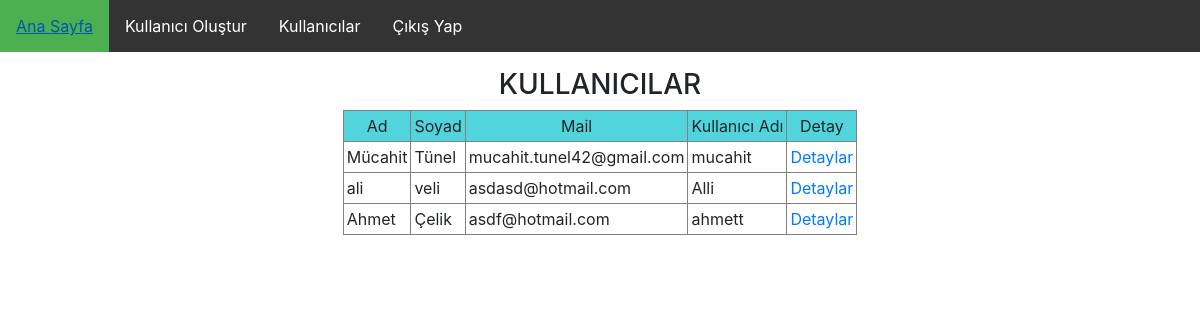
Page /kullanici_listele/ (signed in) on the earlier database version.
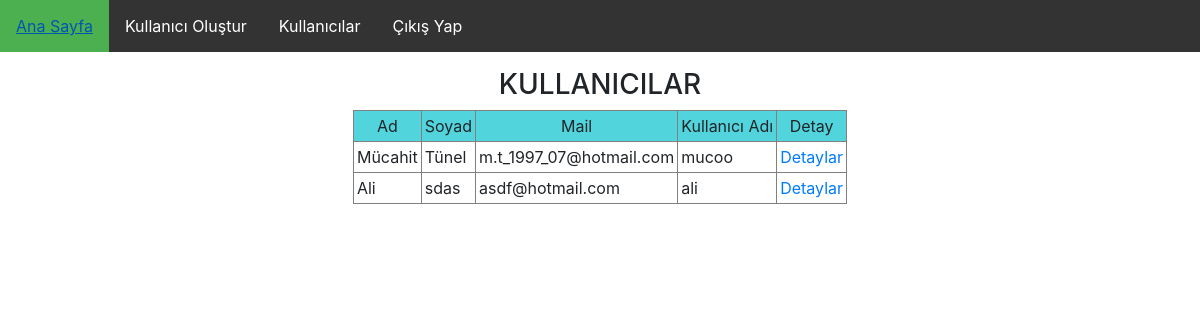
Same page on the later database version.
### Ortak/models.py (models this page shows, shortened)
class Kullanici(AbstractBaseUser):#Kullanıcı
    TC = models.BigIntegerField(unique=True)
    Kullanıcı_adı = models.CharField(max_length=20, unique=True, verbose_name='KULLANICI ADI')
    Ad = models.CharField(max_length=30, verbose_name='AD')
    Soyad = models.CharField(max_length=30,verbose_name='SOYAD')
    is_active = models.BooleanField(default=False)
    is_staff = models.BooleanField(default=False)
    e_Mail = models.EmailField(max_length=255, unique=True, verbose_name='E-POSTA ADRESİ')
    Rol = models.CharField(max_length=50, choices=Roller, verbose_name='ROL')
    Sifre = models.CharField(max_length=24, verbose_name='ŞİFRE')
    USERNAME_FIELD = 'e_Mail'
    REQUIRED_FIELDS = ['Kullanıcı_adı','TC']
    nesne = UserManager()

### Ortak/views.py (the view)
    def wrapper(request, *args, **kwargs):
        user = request.user
        if user.is_superuser:
            if user.is_superuser:
                return function(request, *args, **kwargs)
            else:
                raise Http404
        else:
            return redirect("Ortak:Giriş")

### Ortak/views.py (called while the page is built)
def admin_required(function):
    def wrapper(request, *args, **kwargs):
        user = request.user
        if user.is_superuser:
            if user.is_superuser:
                return function(request, *args, **kwargs)
            else:
                raise Http404
        else:
            return redirect("Ortak:Giriş")
    return wrapper

@admin_required
def kullanici_listele(request):
    kullanicilar = Kullanici.nesne.all()#UserManager nesnesinden tüm kullanıcı bilgilerini alıyoruz
    return render(request,'Ortak/kullanici_listele.html', {'kullanicilar':kullanicilar})

### template/Ortak/kullanici_listele.html (shortened to what this page needs)
{% extends 'base.html'%}
{% block body %}
<center>
   	<link rel="stylesheet" href="https://cdnjs.cloudflare.com/ajax/libs/twitter-bootstrap/4.1.0/css/bootstrap.min.css" />
    <link rel="stylesheet" href="https://cdnjs.cloudflare.com/ajax/libs/bootstrap-datetimepicker/4.17.47/css/bootstrap-datetimepicker.min.css" />
    <h3>KULLANICILAR</h3>
<table border="1" cellpadding="3" cellspacing="0">
    <tr bgcolor="#51d4db">
        <td align="center">Ad</td>
        <td align="center">Soyad</td>
        <td align="center">Mail</td>
        <td align="center">Kullanıcı Adı</td>
        <td align="center">Detay</td>
    </tr>
    {% for kullanici in kullanicilar %}
    <tr>
        <td>{{kullanici.Ad}}</td>
        <td>{{kullanici.Soyad}}</td>
        <td>{{kullanici.e_Mail}}</td>
        <td>{{kullanici.Kullanıcı_adı}}</td>
        <td><a href="{% url 'Ortak:Kullanıcı_görüntüle' kullanici.id %}">Detaylar</a></td>
    </tr>
    {% endfor %}
{% endblock %}

### template/base.html (shortened to what this page needs)
<!DOCTYPE html>
<html lang="en">
<head>
   	<link rel="stylesheet" href="https://cdnjs.cloudflare.com/ajax/libs/twitter-bootstrap/4.1.0/css/bootstrap.min.css" />
    <link rel="stylesheet" href="https://cdnjs.cloudflare.com/ajax/libs/bootstrap-datetimepicker/4.17.47/css/bootstrap-datetimepicker.min.css" />
<body>
<ul>
    <li><a href="/">Ana Sayfa</a></li>
    <li><a href="/kullanici_olustur">Kullanıcı Oluştur</a></li>
    <li><a href="/kullanici_listele">Kullanıcılar</a></li>
    <li><a href="/cikis">Çıkış Yap</a></li>
</ul>
{% block body %}
{% endblock %}
</body>
</html>

### template/base.html (style rules this page uses)
ul { list-style-type: none; margin: 0; padding: 0; overflow: hidden; background-color: #333; }
li { float: left; }
li a { display: block; color: white; text-align: center; padding: 14px 16px; text-decoration: none; }

Differences in the rows shown:
removed Kullanici: Ad "Ahmet", Soyad "Çelik", e_Mail "asdf@hotmail.com", Kullanıcı_adı "ahmett"
changed Kullanici "Mücahit": e_Mail "mucahit.tunel42@gmail.com" → "m.t_1997_07@hotmail.com"; Kullanıcı_adı "mucahit" → "mucoo"
changed Kullanici "ali": Ad "ali" → "Ali"; Soyad "veli" → "sdas"; e_Mail "asdasd@hotmail.com" → "asdf@hotmail.com"; Kullanıcı_adı "Alli" → "ali"
